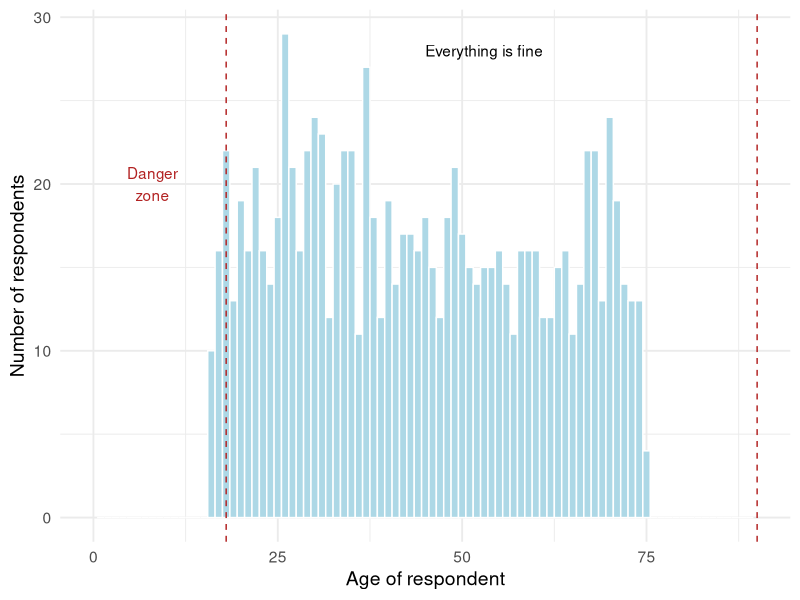
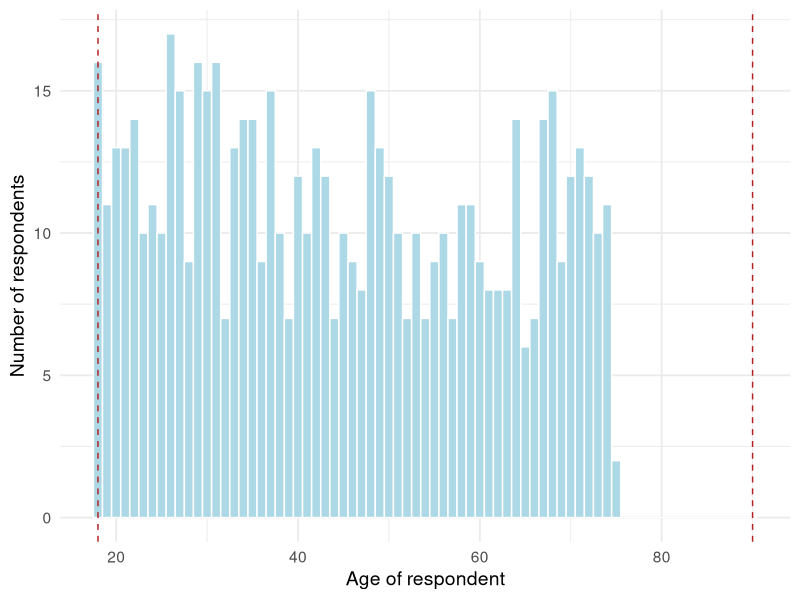

The R source for these figures, in order:
## ---- chunk 1
#| code-fold: true
#| code-summary: "Packages used in this post"
#| warning: false
#| message: false

library(tidyverse)
library(kableExtra)

theme_set(theme_minimal(base_size = 14))

## ---- chunk 2
#| warning: false
#| message: false
#| label: sim-dat
#| code-fold: false

set.seed(2208)

n_people <- 1000

sim_dat <- 
  tibble(
    age = runif(n_people, 16, 75) |> round(),
    sex = sample(c("male", "female", NA), 
                 n_people, 
                 replace = T,
                 prob = c(.4, .4, .2)),
    preference = sample(c("ice cream", "pancakes", "broccoli"), 
                     n_people, 
                     replace = T,
                     prob = c(.49, .49, .2))
  )

## ---- chunk 3
#| fig-cap: "A quick histogram is great for identifying if observations fall outside meaningful bondaries."

sim_dat |> 
  ggplot(aes(age)) + 
  geom_histogram(binwidth = 1, 
                 color = "white", 
                 fill = "lightblue") +
  annotate(geom = "text", 
           label = str_wrap("Danger zone", 6), 
           x = 8, 
           y = 20, 
           color = "firebrick") + 
  annotate(geom = "text", 
           label = "Everything is fine", 
           x = 53, 
           y = 28) + 
  geom_vline(xintercept = c(18, 90), color = "firebrick", lty = "dashed") + 
  xlim(0, 90) + 
   labs(
    x = "Age of respondent",
    y = "Number of respondents")

## ---- chunk 4

str_c(mean(sim_dat$age >= 18 & sim_dat$age< 90) * 100, 
      " percent of observations passes the test")

## ---- chunk 5

sim_dat |> 
  count(sex)

sim_dat |> 
  count(preference)

## ---- chunk 6

str_c(mean(is.na(sim_dat$sex)) * 100, " percent of respondents have missing values on the sex variable")

## ---- chunk 7
mean(is.na(sim_dat$sex)) == 0
## ---- chunk 8

sim_dat |> 
  glimpse()

## ---- chunk 9

sim_dat_cleaned <- 
  sim_dat |> 
  filter(age >= 18) |> # drop respondents under 18 
  drop_na(sex) |>  # drop respondents with NAs on the sex variable - requires some consideration
  filter(preference %in% c("ice cream", "pancakes")) |> 
  mutate(sex = as.factor(sex),
         preference = as.factor(preference))

## ---- chunk 10
sim_dat_cleaned |> 
  ggplot(aes(age)) + 
  geom_histogram(binwidth = 1, 
                 color = "white", 
                 fill = "lightblue") +
  geom_vline(xintercept = 18, color = "firebrick", lty = "dashed") + 
  geom_vline(xintercept = 90, color = "firebrick", lty = "dashed") + 
   labs(
    x = "Age of respondent",
    y = "Number of respondents")
